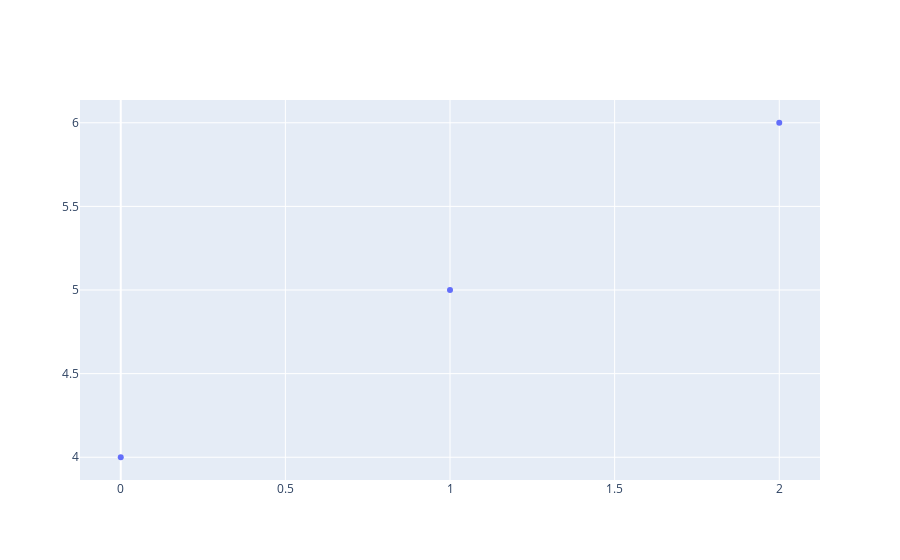

The notebook cell this image was saved under:
### Markdown cell above
So to turn our code into a function, we named the function at the top, and then specified our return value -- here the figure.  We execute the function by typing the name of the function followed by parentheses.

### Code cell
plot()

### Figure 1 — Plotly figure (JSON) as saved in the notebook; plotly's stock layout.template omitted (floating-point values rounded to 4 significant figures)
{"data": [{"mode": "markers", "type": "scatter", "y": [4, 5, 6]}], "layout": {"autosize": true, "xaxis": {"autorange": true, "range": [-0.1243, 2.124]}, "yaxis": {"autorange": true, "range": [3.854, 6.146], "type": "linear"}}}
